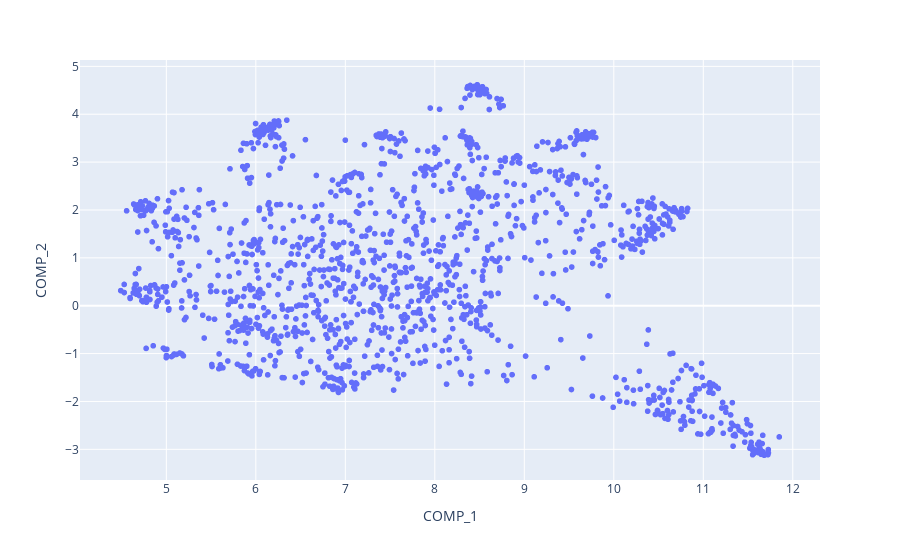

Write notebook code for a chart like this one.
### Code cell
# Visualize the distribution of embeddings with a hover to see the tweets.
fig = px.scatter(
    subset_hs,
    x="COMP_1",
    y="COMP_2",
    hover_data=["Text_Processed"])
fig.show()

### Figure 1 — Plotly figure (JSON) as saved in the notebook; plotly's stock layout.template omitted (floating-point values rounded to 4 significant figures; data arrays with more than 128 entries replaced by an {"elided": "..."} marker saying what was removed)
{"data": [{"customdata": {"elided": "1437x1 str values"}, "hovertemplate": "COMP_1=%{x}<br>COMP_2=%{y}<br>Text_Processed=%{customdata[0]}<extra></extra>", "legendgroup": "", "marker": {"color": "#636efa", "symbol": "circle"}, "mode": "markers", "name": "", "showlegend": false, "type": "scattergl", "x": {"elided": "1437 float values"}, "xaxis": "x", "y": {"elided": "1437 float values"}, "yaxis": "y"}], "layout": {"legend": {"tracegroupgap": 0}, "margin": {"t": 60}, "xaxis": {"anchor": "y", "domain": [0, 1], "title": {"text": "COMP_1"}}, "yaxis": {"anchor": "x", "domain": [0, 1], "title": {"text": "COMP_2"}}}}
